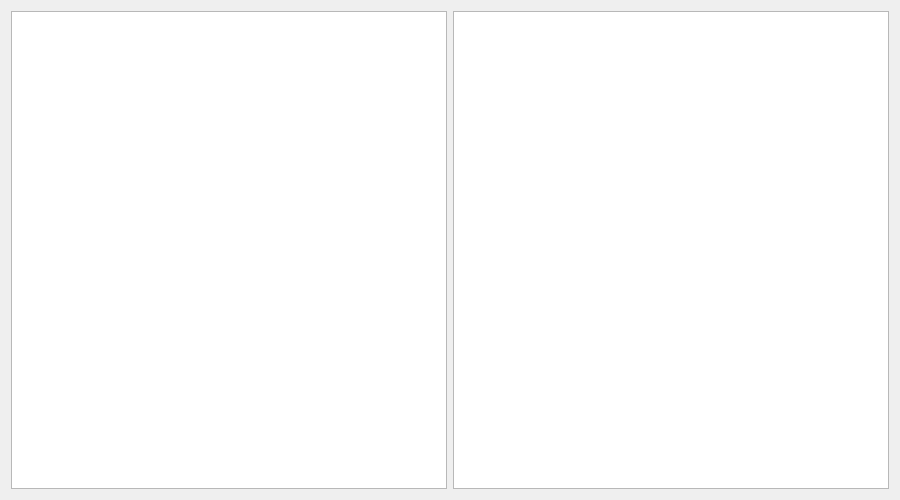
<?xml version="1.0" encoding="UTF-8"?>
<ui version="4.0">
 <class>memoryWidget</class>
 <widget class="QWidget" name="memoryWidget">
  <property name="geometry">
   <rect>
    <x>0</x>
    <y>0</y>
    <width>900</width>
    <height>500</height>
   </rect>
  </property>
  <property name="windowTitle">
   <string>内存视图</string>
  </property>
  <layout class="QHBoxLayout" name="horizontalLayout">
   <item>
    <widget class="QTreeView" name="memoryView"/>
   </item>
   <item>
    <widget class="QTableView" name="memoryContent">
     <property name="font">
      <font>
       <family>Source Code Pro</family>
      </font>
     </property>
    </widget>
   </item>
  </layout>
 </widget>
 <resources/>
 <connections/>
</ui>
